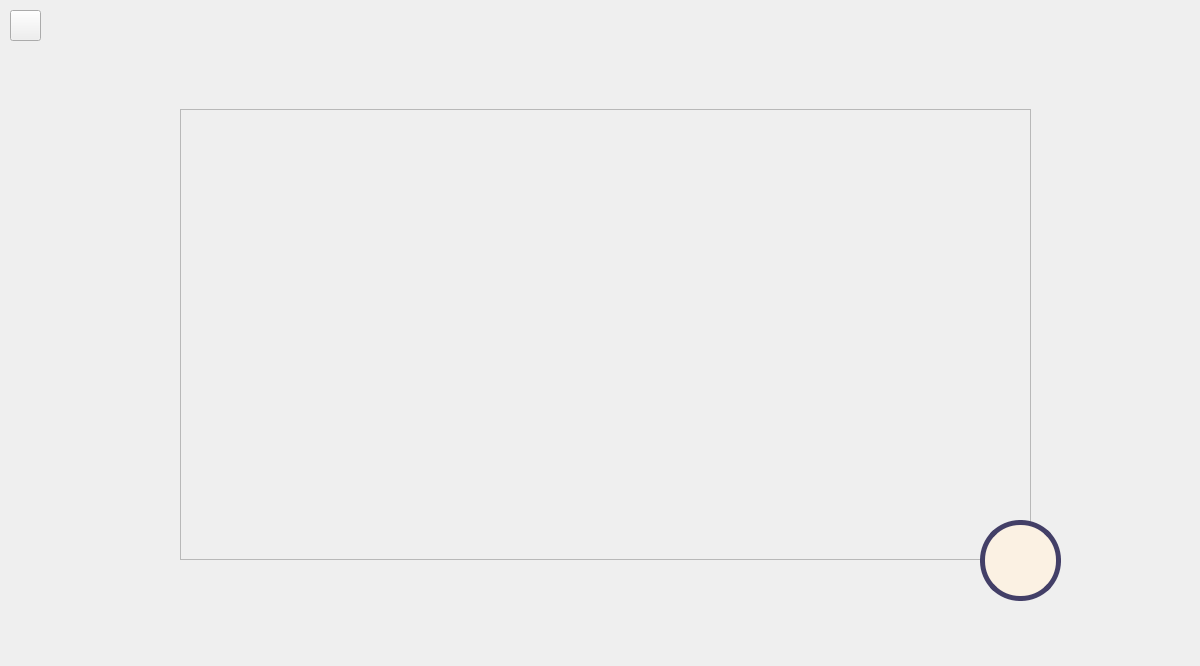
<?xml version="1.0" encoding="UTF-8"?>
<ui version="4.0">
 <class>WriteSub</class>
 <widget class="QWidget" name="WriteSub">
  <property name="geometry">
   <rect>
    <x>0</x>
    <y>0</y>
    <width>1200</width>
    <height>666</height>
   </rect>
  </property>
  <property name="minimumSize">
   <size>
    <width>1200</width>
    <height>666</height>
   </size>
  </property>
  <property name="maximumSize">
   <size>
    <width>1200</width>
    <height>666</height>
   </size>
  </property>
  <property name="windowTitle">
   <string>视唱练耳小助手</string>
  </property>
  <widget class="QScrollArea" name="scrollArea">
   <property name="geometry">
    <rect>
     <x>180</x>
     <y>109</y>
     <width>851</width>
     <height>451</height>
    </rect>
   </property>
   <property name="minimumSize">
    <size>
     <width>0</width>
     <height>400</height>
    </size>
   </property>
   <property name="styleSheet">
    <string notr="true">QScrollArea {
    border: none;
    background-color: transparent;
    outline: none;
}
QScrollArea &gt; QWidget &gt; QWidget {
    background-color: transparent;
    border: none;
    outline: none;
}
QScrollBar:vertical {
    border: none;
    background: transparent;
    width: 10px;
    margin: 0px;
}
QScrollBar::handle:vertical {
    background: #433F67;
    min-height: 20px;
    border-radius: 5px;
}
QScrollBar::add-line:vertical, QScrollBar::sub-line:vertical {
    height: 0px;
}
QScrollBar::add-page:vertical, QScrollBar::sub-page:vertical {
    background: none;
}
QScrollArea &gt; QWidget {
    border: none;
    outline: none;
}</string>
   </property>
   <property name="widgetResizable">
    <bool>true</bool>
   </property>
   <widget class="QWidget" name="scrollAreaWidgetContents">
    <property name="geometry">
     <rect>
      <x>0</x>
      <y>0</y>
      <width>851</width>
      <height>451</height>
     </rect>
    </property>
    <layout class="QVBoxLayout" name="verticalLayout">
     <item>
      <widget class="QLabel" name="resultLabel">
       <property name="font">
        <font>
         <family>新宋体</family>
         <pointsize>18</pointsize>
         <bold>false</bold>
         <hintingpreference>PreferNoHinting</hintingpreference>
        </font>
       </property>
       <property name="frameShape">
        <enum>QFrame::Shape::NoFrame</enum>
       </property>
       <property name="text">
        <string/>
       </property>
       <property name="alignment">
        <set>Qt::AlignmentFlag::AlignCenter</set>
       </property>
      </widget>
     </item>
    </layout>
   </widget>
  </widget>
  <widget class="QPushButton" name="BackWriteSub">
   <property name="geometry">
    <rect>
     <x>10</x>
     <y>10</y>
     <width>31</width>
     <height>31</height>
    </rect>
   </property>
   <property name="text">
    <string/>
   </property>
  </widget>
  <widget class="QPushButton" name="download">
   <property name="geometry">
    <rect>
     <x>980</x>
     <y>520</y>
     <width>81</width>
     <height>81</height>
    </rect>
   </property>
   <property name="styleSheet">
    <string notr="true">QPushButton {
    border: 5px solid #433F67;
    background-color: #FBF1E3;
    border-radius: 40px;
}
QPushButton:hover {
    background-color: #F0E6D6;
    border: 5px solid #2A2742;
}
QPushButton:pressed {
    background-color: #E5DBC9;
    border: 5px solid #1F1C30;
    border-radius: 40px;
    padding: 2px;
}</string>
   </property>
   <property name="text">
    <string/>
   </property>
   <property name="icon">
    <iconset resource="picture.qrc">
     <normaloff>:/MyPicture/dl.png</normaloff>:/MyPicture/dl.png</iconset>
   </property>
   <property name="iconSize">
    <size>
     <width>45</width>
     <height>45</height>
    </size>
   </property>
  </widget>
 </widget>
 <resources>
  <include location="picture.qrc"/>
 </resources>
 <connections/>
</ui>
